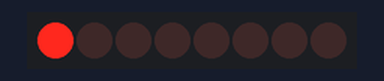
The sketch below on a simulated Arduino Uno, built with avr-gcc and run on an emulated ATmega328P. Shown: 8 shift-register outputs drawn as a row of LEDs (first output left, lit = HIGH). Wiring (inferred from the names in the program): shift register (74HC595): data pin 8; shift clock pin 10; latch pin 9. Wiring (inferred from the signals the program sends): row of LEDs: on Q0, Q1, Q2, Q3, Q4, Q5, Q6, Q7.

Above: at 0.05 s.
At 0.35 s:
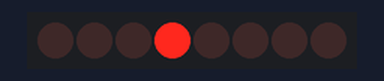
At 0.75 s:
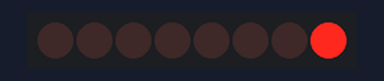
At 1.45 s:
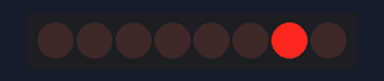
At 2.15 s:
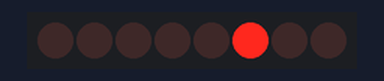
At 2.85 s:
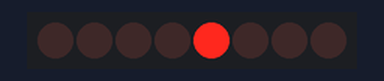
Timing chart, 0 to 3.1 s (numbered marks = the images above):
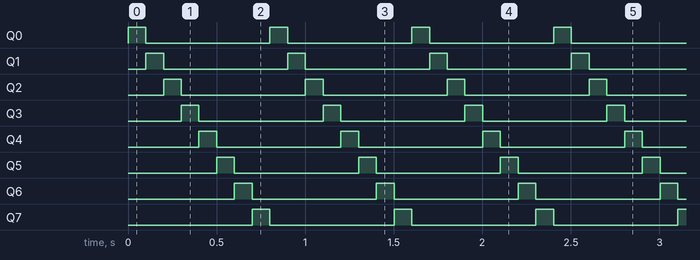

Measured:
- by itself, Q0–7: alternates HIGH for 0.10 s and LOW for 0.70 s
- by itself, everything shown: repeats every 0.80 s, in 8 steps

The sketch:

Digits.ino
```cpp
//www.elegoo.com
//2016.12.12

int latch=9;  //74HC595  pin 9 STCP
int clock=10; //74HC595  pin 10 SHCP
int data=8;   //74HC595  pin 8 DS

unsigned char table[]=
{0x3f,0x06,0x5b,0x4f,0x66,0x6d,0x7d,0x07,0x7f,0x6f,0x77,0x7c
,0x39,0x5e,0x79,0x71,0x00};

unsigned char tableSeq[]=
{0b00000001, 0b00000010, 0b00000100, 0b00001000, 0b00010000, 0b00100000, 0b01000000, 0b10000000};

void setup() {
  pinMode(latch,OUTPUT);
  pinMode(clock,OUTPUT);
  pinMode(data,OUTPUT);
}
void Display(unsigned char num)
{

  digitalWrite(latch,LOW);
  shiftOut(data,clock,MSBFIRST,tableSeq[num]);
  digitalWrite(latch,HIGH);

}
void loop() {
    for (int i=0; i<8; i++) {
        Display(i);
        delay(100);
    }
}
```
